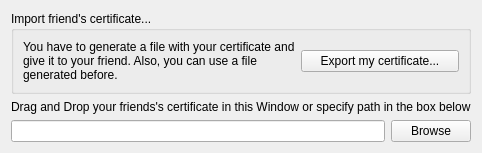
  <widget class="ConnectFriendPage" name="CertificatePage">
   <property name="title">
    <string>Certificate files</string>
   </property>
   <property name="subTitle">
    <string>Use PGP certificates saved in files.</string>
   </property>
   <attribute name="pageId">
    <string notr="true">ConnectFriendWizard::Page_Cert</string>
   </attribute>
   <layout class="QVBoxLayout" name="verticalLayout_5">
    <item>
     <widget class="QGroupBox" name="userFileFrame">
      <property name="title">
       <string>Import friend's certificate...</string>
      </property>
      <property name="flat">
       <bool>true</bool>
      </property>
      <layout class="QHBoxLayout" name="horizontalLayout_4">
       <item>
        <widget class="QLabel" name="userFileLabel">
         <property name="text">
          <string>You have to generate a file with your certificate and give it to your friend. Also, you can use a file generated before.</string>
         </property>
         <property name="wordWrap">
          <bool>true</bool>
         </property>
        </widget>
       </item>
       <item>
        <widget class="QPushButton" name="userFileCreateButton">
         <property name="text">
          <string>Export my certificate...</string>
         </property>
        </widget>
       </item>
      </layout>
     </widget>
    </item>
    <item>
     <widget class="QLabel" name="friendFileLabel">
      <property name="text">
       <string>Drag and Drop your friends's certificate in this Window or specify path in the box below</string>
      </property>
     </widget>
    </item>
    <item>
     <layout class="QHBoxLayout" name="horizontalLayout_3">
      <item>
       <widget class="DropLineEdit" name="friendFileNameEdit"/>
      </item>
      <item>
       <widget class="QPushButton" name="friendFileNameOpenButton">
        <property name="text">
         <string>Browse</string>
        </property>
       </widget>
      </item>
     </layout>
    </item>
   </layout>
  </widget>
